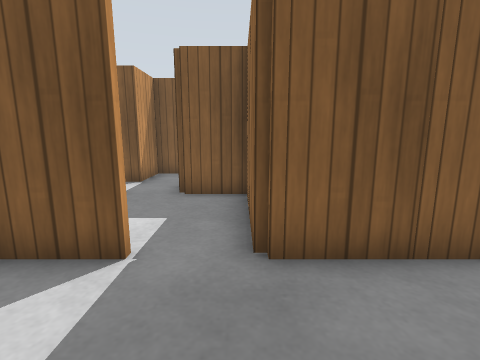
[1] (above)

24 first-person views from a walk through a world built for the Gazebo simulator. The camera is 0.86 m above the floor, tilts 10° down and sees 85° across. The floor is counted in squares, 0.5 m on a side. Each view is taken from the middle of a square. On the plan, view 1 faces up. The plan holds only what a view shows up to about 15 squares ahead; the rest is blank. Simple patterns stand in for the simulator's built-in surfaces.

[2]
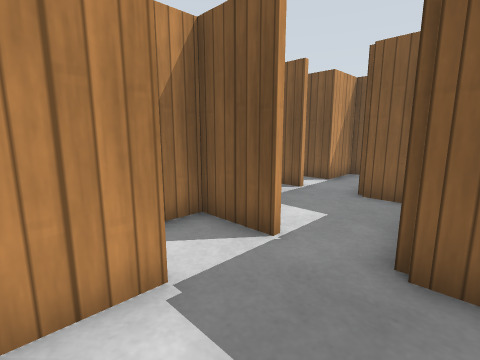

[3]
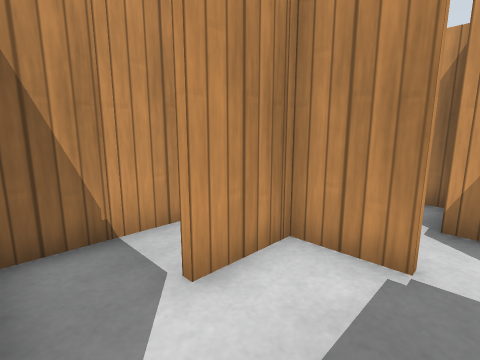

[4]
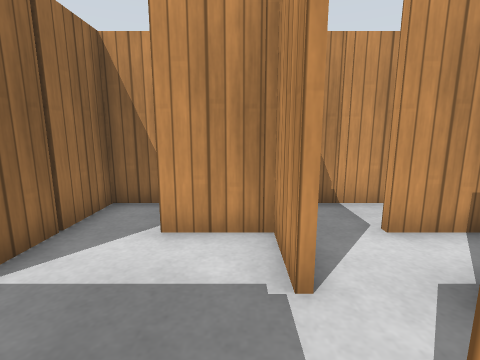

[5]
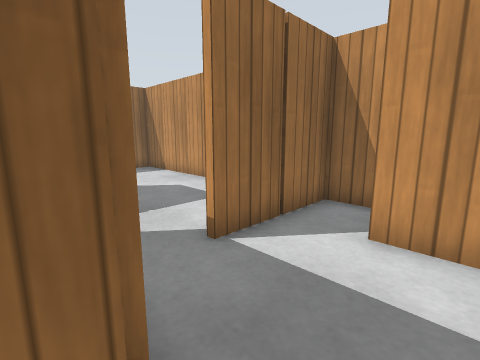

[6]
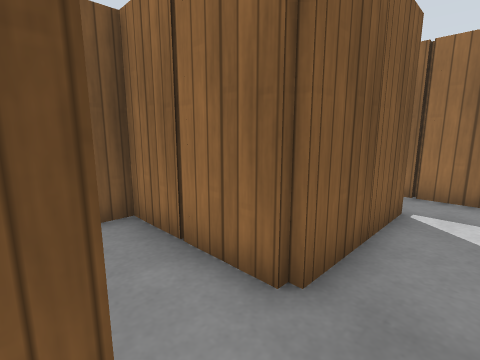

[7]
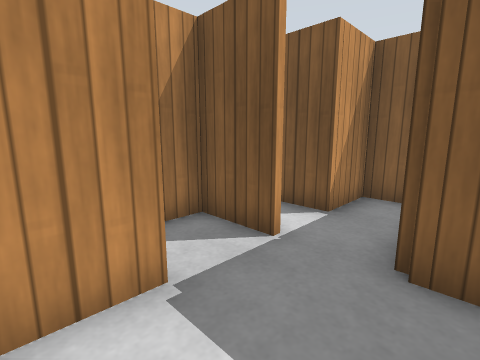

[8]
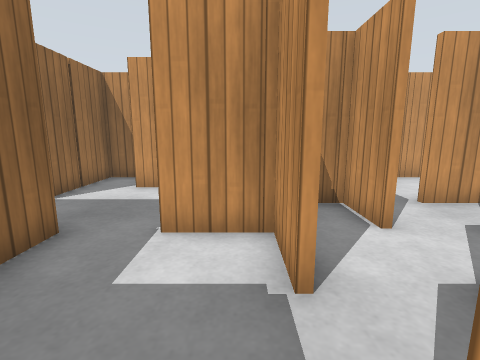

[9]
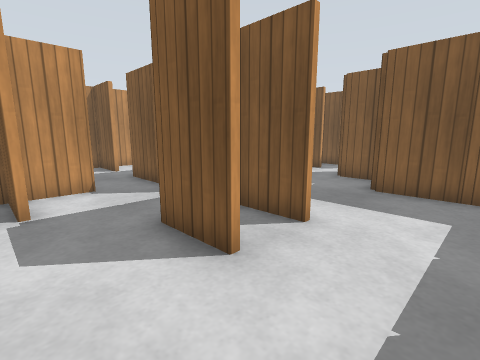

[10]
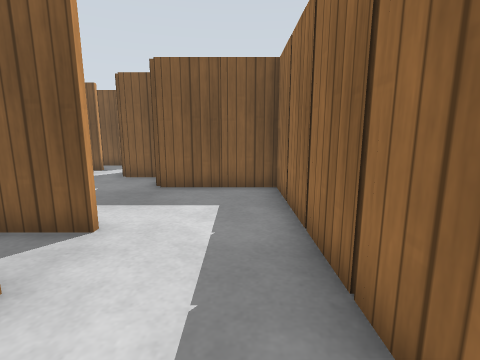

[11]
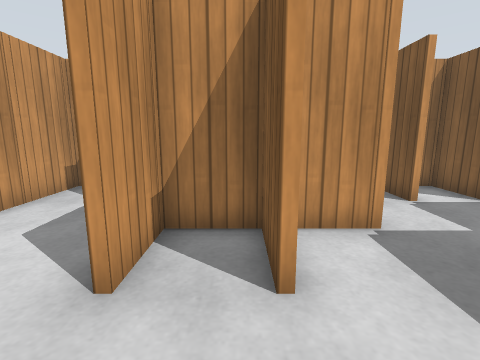

[12]
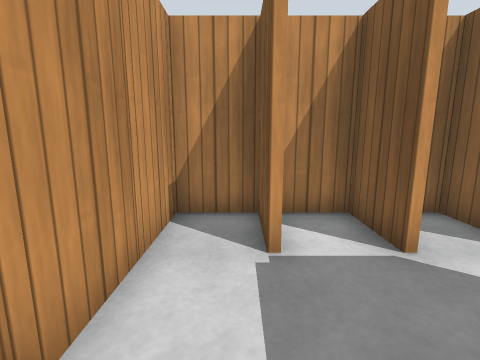

[13]
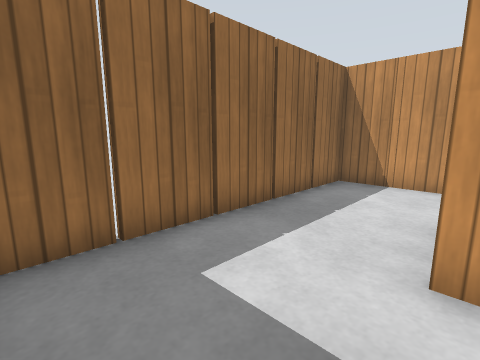

[14]
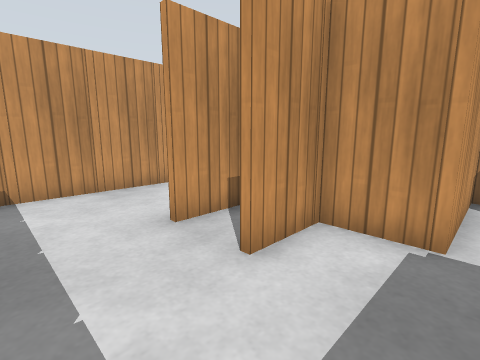

[15]
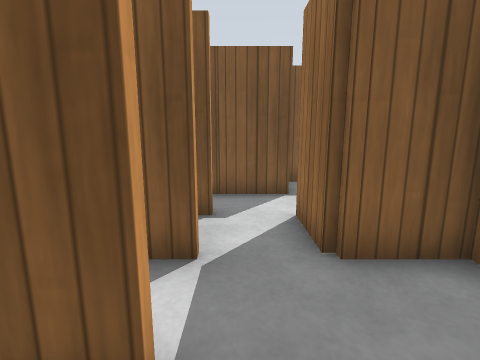

[16]
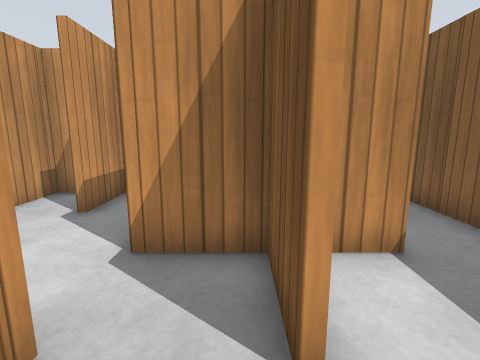

[17]
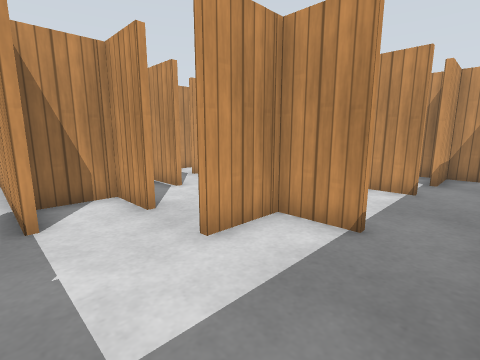

[18]
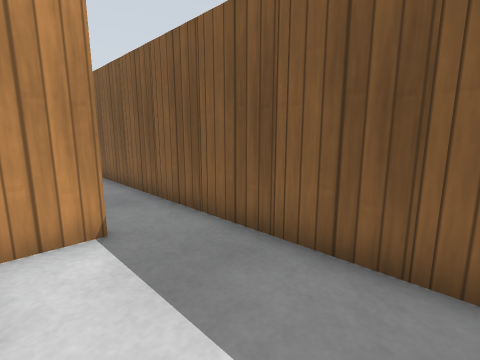

[19]
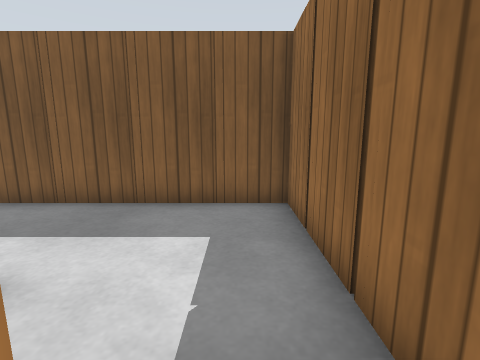

[20]
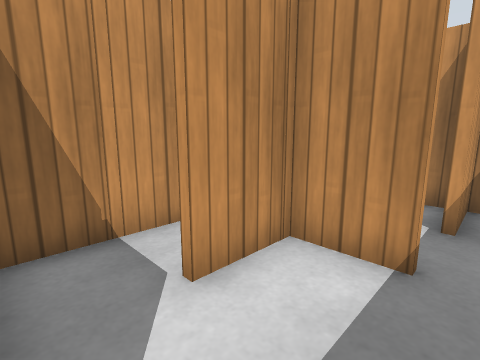

[21]
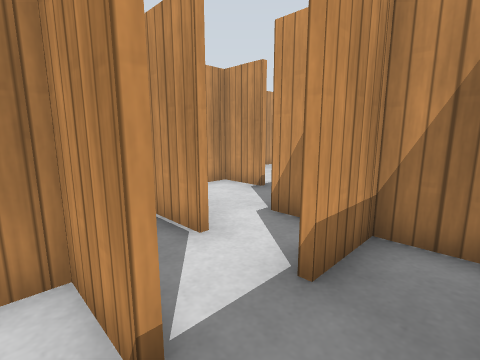

[22]
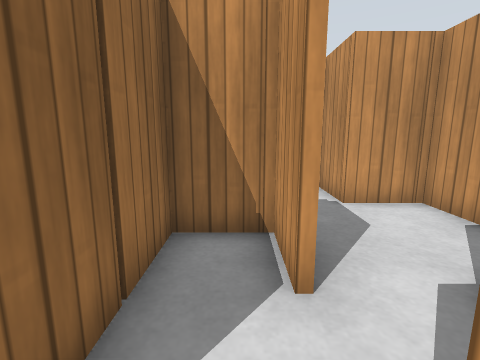

[23]
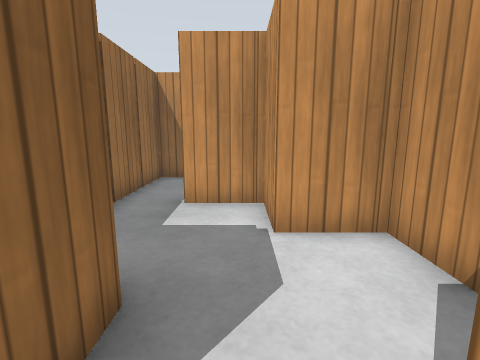

[24]
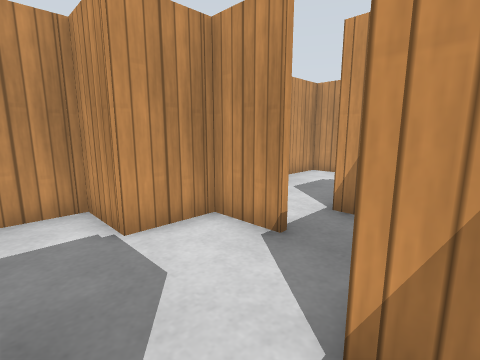

### Floor plan
Points are (right, up) in squares from view 1. A wall is a line through its corners. A room is listed if a view was taken in it or the views show most of it. See-through windows are left out.
Room 1 (views 1, 2, 3, 4, 5, 7)
walls: (-1.6, 1.5) (-1.6, -0.4) (0.5, -0.4); (0.2, 3.5) (0.2, 7.4) (-1.5, 7.4); (1.6, 3.4) (0.5, 3.4); (-0.8, -2.4) (2.2, -2.4) (2.2, 1.5)
ways out: opening at (-2, 2) to room 2; opening at (-2, 5) to room 3; opening at (2, 2) to room 10
objects: wooden post (-1, 0); wooden post (0, -3); wooden post (0, 3); wooden post (0, 5); wooden post (2, -1)
Room 2 (view 6)
walls: (-3.6, 2) (-3.6, 1.4); (-5.2, -0.4) (-3.5, -0.4); (-4.6, -2.4) (-2.9, -2.4); (-1.5, 3.4) (-3.5, 3.4)
ways out: opening at (-2, 2) to room 1
objects: wooden post (-4, -3)
Room 3 (view 8)
walls: (-3.6, 5.5) (-3.6, 3.6) (-1.5, 3.6); (-3.6, 11.1) (-3.6, 9.4) (-4.5, 9.4); (-2.6, 11.4) (-3.5, 11.4)
ways out: opening at (-2, 5) to room 1; opening at (-4, 6) to room 12
objects: wooden post (-5, 8); wooden post (-3, 4); wooden post (-2, 7)
Room 4 (views 9, 10, 11, 12, 13, 14, 15)
walls: (8.5, 1.4) (6.5, 1.4); (8.5, 3.4) (6.5, 3.4); (6.5, 3.6) (8.5, 3.6); (4.5, -0.6) (2.6, -0.6); (4.5, 7.4) (2.5, 7.4); (2.5, -2.4) (12.2, -2.4) (12.2, 7.4) (9.5, 7.4); (8.2, 9.4) (6.5, 9.4); (3.1, 7.6) (3.9, 7.6); (6.2, 9.5) (6.2, 10.5); (4.5, 9.4) (2.5, 9.4); (2.5, 9.6) (4.5, 9.6); (4.5, 11.4) (2.5, 11.4); (2.4, 11.8) (2.4, 5.6) (6.4, 5.6) (6.4, 1.6) (8.5, 1.6)
ways out: opening at (4, 1) to room 10; opening at (5, 11) to room 13
objects: wooden post (3, -2); other object (3, 0); other object (3, 8); wooden post (3, 10); wooden post (4, -3); wooden post (6, -3); wooden post (6, 1); wooden post (6, 9); wooden post (7, 4); wooden post (8, -3); wooden post (9, 8); wooden post (10, -3); wooden post (10, 7); wooden post (12, -1); wooden post (12, 1); wooden post (12, 3); wooden post (12, 5)
Room 5 (views 16, 17, 18)
walls: (6.4, 17.5) (6.4, 15.1); (6.5, 15.6) (8.5, 15.6); (8.4, 13.5) (8.4, 11.6) (10.2, 11.6); (12.2, 14.1) (12.2, 19.4) (6.5, 19.4)
ways out: opening at (11, 14) to room 6; opening at (6, 19) to room 7; opening at (8, 14) to room 16
objects: wooden post (7, 16); wooden post (7, 20); wooden post (9, 12); wooden post (9, 20); wooden post (11, 20); wooden post (12, 15); wooden post (12, 17)
Room 6 (view 19)
walls: (10.6, 13.5) (10.6, 8.8)
ways out: opening at (11, 14) to room 5
objects: other object (11, 9); other object (11, 11)
Room 7 (views 20, 21)
walls: (2.4, 17.5) (2.4, 15.6) (4.5, 15.6); (6.5, 19.4) (2.5, 19.4); (3.2, 13.6) (6, 13.6)
ways out: opening at (6, 19) to room 5; opening at (2, 19) to room 8
objects: wooden post (3, 16); wooden post (3, 20); wooden post (4, 13) to (5, 14); wooden post (5, 20); wooden post (6, 15)
Room 8 (view 22)
walls: (-1.6, 19) (-1.6, 17.1); (-1.5, 17.6) (0.5, 17.6); (2.5, 19.4) (-0.2, 19.4)
ways out: opening at (2, 19) to room 7; opening at (1, 17) to room 14
objects: wooden post (-1, 18); wooden post (1, 20)
Room 9 (views 23, 24)
walls: (-3.6, 13.5) (-3.6, 11.1); (-3.5, 11.6) (-1.6, 11.6) (-1.6, 9.6) (0.5, 9.6); (0.2, 13.5) (0.2, 14.9); (-5.6, 14) (-5.6, 13.4); (-1.6, 17.1) (-1.6, 15.4)
ways out: opening at (0, 11) to room 11; opening at (0, 16) to room 14; opening at (-5, 13)
objects: wooden post (-3, 12); wooden post (-1, 10); wooden post (0, 13)
Room 10 (no view inside)
walls: (4.5, 3.4) (2.4, 3.4); (6.2, 2.1) (6.2, 3.9); (2.4, 1.5) (2.4, -0.2)
ways out: opening at (2, 2) to room 1; opening at (4, 1) to room 4
objects: wooden post (2, 3); wooden post (2, 5); wooden post (4, 5); wooden post (6, 3)
Room 11 (no view inside)
walls: (2.2, 5.5) (2.2, 8.6)
ways out: opening at (0, 11) to room 9
objects: wooden post (2, 7); wooden post (2, 9); wooden post (2, 11)
Room 12 (no view inside)
walls: (-5.6, 3.5) (-5.6, 1.6) (-4.9, 1.6); (-3.5, 7.4) (-5.5, 7.4)
ways out: opening at (-4, 6) to room 3; opening at (-6, 4)
objects: wooden post (-5, 2); wooden post (-4, 3)
Room 13 (no view inside)
walls: (2.5, 11.6) (4.5, 11.6); (5.5, 13.4) (3.4, 13.4); (6.2, 10.5) (6.2, 11.5)
ways out: opening at (5, 11) to room 4; opening at (6, 12) to room 15
objects: wooden post (3, 12)
Room 14 (no view inside)
walls: (0.4, 15.5) (0.4, 13.6) (2.2, 13.6) (2.2, 16.9)
ways out: opening at (1, 17) to room 8; opening at (0, 16) to room 9
objects: wooden post (2, 15)
Room 15 (no view inside)
walls: (6.4, 13.4) (5.5, 13.4)
ways out: opening at (6, 12) to room 13; opening at (7, 13) to room 16
Room 16 (no view inside)
walls: (6.4, 15.1) (6.4, 13.4); (8.5, 15.4) (6.5, 15.4)
ways out: opening at (8, 14) to room 5; opening at (7, 13) to room 15

Positions as (right, up) in squares from view 1, and headings:
1: (0, 0), facing up
2: (1, 0), facing up-left
3: (2, 2), facing down-left
4: (-1, 4), facing down
5: (-1, 4), facing down-right
6: (-2, 2), facing up-right
7: (-1, 4), facing up-left
8: (-3, 8), facing down
9: (11, -1), facing up-left
10: (11, -1), facing up
11: (11, 3), facing left
12: (8, 7), facing left
13: (8, 7), facing down-right
14: (11, 6), facing down-left
15: (5, 6), facing up
16: (10, 15), facing left
17: (11, 19), facing down-left
18: (11, 16), facing up-left
19: (11, 13), facing up
20: (6, 18), facing down-left
21: (3, 19), facing down-left
22: (1, 18), facing down
23: (-1, 16), facing down
24: (0, 16), facing down-left
